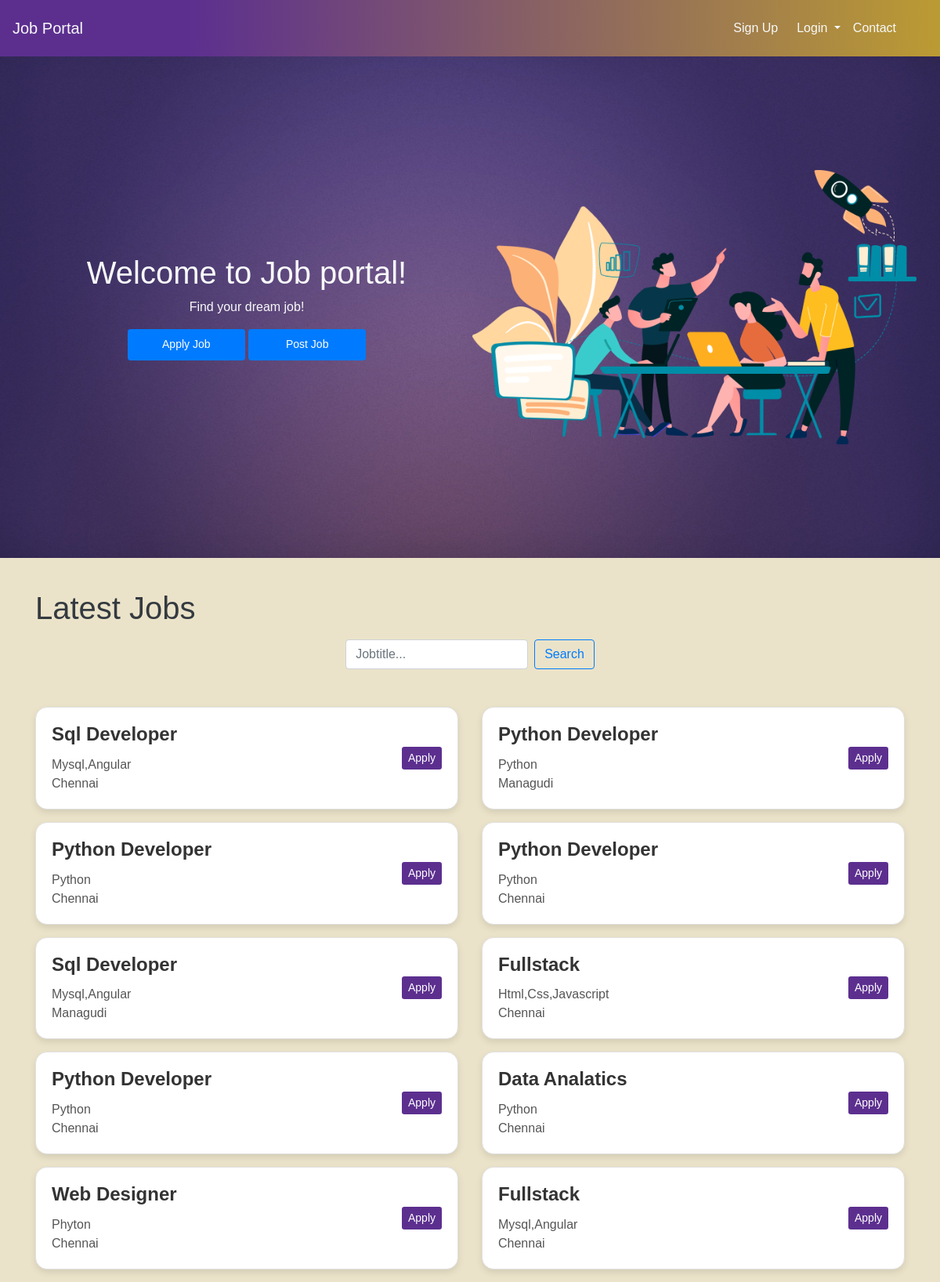
The page / on the database its author committed.
### app1/models.py (models this page shows, shortened)
class Job(models.Model):
    recruiter = models.ForeignKey(emprsignup,on_delete=models.CASCADE)
    startdate=models.DateField()
    enddate= models.DateField()
    title= models.CharField(max_length=100)
    salary= models.FloatField(max_length=20)
    description= models.CharField(max_length=300)
    experiance= models.CharField(max_length=50)
    location= models.CharField(max_length=100)
    skills= models.CharField(max_length=100)
    workmode= models.CharField(max_length=100,null=True)
    creationdate= models.DateField()

### app1/views.py (the view)
# urls.py: 2. Add a URL to urlpatterns:  path('', views.home, name='home')
def home(request):
    job=Job.objects.all().order_by('-startdate')
    d={'job':job}
    return render(request,'home.html',d)

### templates/home.html (shortened to what this page needs)
{%load static%}
<!DOCTYPE html>
<html lang="en">
<head>
    <link rel="stylesheet" href="https://stackpath.bootstrapcdn.com/bootstrap/4.5.2/css/bootstrap.min.css">
    <link rel="stylesheet" href="https://cdn.jsdelivr.net/npm/bootstrap-icons@1.18.0/font/bootstrap-icons.css">
</head>
<body>
  <div class="menu-bar">
  <nav class="navbar navbar-expand-lg p-3">
    <a class="navbar-brand text-light" href="#">Job Portal</a>
    <div class="collapse navbar-collapse" id="navbarNav">
        <ul class="navbar-nav ml-auto mr-4">
            <li class="nav-item mr-2">
                <a class="nav-link  text-light" href="./signup/">Sign Up</a>
            </li>
            <li class="nav-item dropdown">
                <a class="nav-link dropdown-toggle text-light" href="login" id="navbarDropdown" role="button" data-toggle="dropdown" aria-haspopup="true" aria-expanded="false">
                    Login
                </a>
            </li>
            <li class="nav-item mr-2">
                <a class="nav-link  text-light" href="/contact/">Contact</a>
            </li>
        </ul>
    </div>
</nav>
</div>
<div class="banner text-center">
 <div  class="container ">
    <div class="row align-items-center" >
        <div class="col-md-6">
            <h1 class="text-center text-light">Welcome to Job portal!</h1>
            <p class="text-center text-light">Find your dream job!</p>
            <a href="/jobskrsignup/" class="btn btn-primary btn-sm"  style="width:150px; height:40px; padding: 8px">Apply Job</a>
            <a href="/emprsignup/" class="btn btn-primary btn-sm"  style="width:150px; height:40px; padding: 8px">Post Job</a>
        </div>
     <img src="{%static 'image/t.jpg'%}" class="rounded float-end"  alt="..." style="background: transparent;">
    </div>
 </div>
</div>
<section id="body">
<br>
<div class="container mt-3">
    <h1 class="text-dark">Latest Jobs</h1>
    <div class="navbar bg-body-tertiary mb-3">
        <div class="container-fluid justify-content-center">
          <form class="d-flex" role="search" action="/search" method="get">
            <input class="form-control me-2 mr-2" type="search" placeholder="Jobtitle..." aria-label="Search" name="search">
            <button class="btn btn-outline-primary" type="submit">Search</button>
          </form>
        </div>
    </div>
    <br>
    <div class="row">
        {% for i in job %}
            <div class="col-md-6 ">
                <div class="card mb-3 custom-card">
                    <div class="card-body  d-flex justify-content-between align-items-center">
                        <div>
                        <h5 class="card-title">{{ i.title|title}}</h5>
                        <p class="card-text mb-0">{{ i.skills|title}}</p>
                        <p class="card-text">{{ i.location|title}}</p>
                        </div>
                        <a href="/jobskrsignup" class="btn btn-primary btn-sm">Apply</a>
                    </div>
                </div>
            </div>
        {% endfor %}
    </div>
</div>
</section>
</body>
</html>

### rows shown on the page
Job: title "Sql Developer", skills "Mysql,Angular", location "Chennai"
Job: title "Python Developer", skills "Python", location "Managudi"
Job: title "Python Developer", skills "Python", location "Chennai"
Job: title "Python Developer", skills "Python", location "Chennai"
Job: title "Sql Developer", skills "Mysql,Angular", location "Managudi"
Job: title "Fullstack", skills "Html,Css,Javascript", location "Chennai"
Job: title "Python Developer", skills "Python", location "Chennai"
Job: title "Data Analatics", skills "Python", location "Chennai"
Job: title "Web Designer", skills "Phyton", location "Chennai"
Job: title "Fullstack", skills "Mysql,Angular", location "Chennai"
